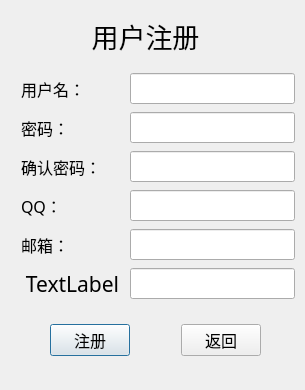
<?xml version="1.0" encoding="UTF-8"?>
<ui version="4.0">
 <class>registerdialog</class>
 <widget class="QDialog" name="registerdialog">
  <property name="geometry">
   <rect>
    <x>0</x>
    <y>0</y>
    <width>305</width>
    <height>390</height>
   </rect>
  </property>
  <property name="minimumSize">
   <size>
    <width>305</width>
    <height>390</height>
   </size>
  </property>
  <property name="maximumSize">
   <size>
    <width>305</width>
    <height>390</height>
   </size>
  </property>
  <property name="font">
   <font>
    <family>微软雅黑</family>
    <pointsize>12</pointsize>
   </font>
  </property>
  <property name="windowTitle">
   <string>Dialog</string>
  </property>
  <widget class="QWidget" name="layoutWidget">
   <property name="geometry">
    <rect>
     <x>50</x>
     <y>320</y>
     <width>211</width>
     <height>41</height>
    </rect>
   </property>
   <layout class="QHBoxLayout" name="horizontalLayout_11">
    <item>
     <widget class="QPushButton" name="registerbtn">
      <property name="text">
       <string>注册</string>
      </property>
      <property name="icon">
       <iconset resource="eves.qrc">
        <normaloff>:/images/Enter.png</normaloff>:/images/Enter.png</iconset>
      </property>
     </widget>
    </item>
    <item>
     <spacer name="horizontalSpacer">
      <property name="orientation">
       <enum>Qt::Horizontal</enum>
      </property>
      <property name="sizeHint" stdset="0">
       <size>
        <width>40</width>
        <height>20</height>
       </size>
      </property>
     </spacer>
    </item>
    <item>
     <widget class="QPushButton" name="returnbtn">
      <property name="text">
       <string>返回</string>
      </property>
      <property name="icon">
       <iconset resource="eves.qrc">
        <normaloff>:/images/exit.png</normaloff>:/images/exit.png</iconset>
      </property>
     </widget>
    </item>
   </layout>
  </widget>
  <widget class="QWidget" name="layoutWidget_2">
   <property name="geometry">
    <rect>
     <x>21</x>
     <y>71</y>
     <width>274</width>
     <height>231</height>
    </rect>
   </property>
   <layout class="QVBoxLayout" name="verticalLayout">
    <item>
     <layout class="QHBoxLayout" name="horizontalLayout_7">
      <item>
       <widget class="QLabel" name="label_6">
        <property name="text">
         <string>用户名：</string>
        </property>
       </widget>
      </item>
      <item>
       <widget class="QLineEdit" name="userline">
        <property name="sizePolicy">
         <sizepolicy hsizetype="Maximum" vsizetype="Fixed">
          <horstretch>0</horstretch>
          <verstretch>0</verstretch>
         </sizepolicy>
        </property>
        <property name="minimumSize">
         <size>
          <width>165</width>
          <height>0</height>
         </size>
        </property>
        <property name="maximumSize">
         <size>
          <width>165</width>
          <height>16777215</height>
         </size>
        </property>
       </widget>
      </item>
     </layout>
    </item>
    <item>
     <layout class="QHBoxLayout" name="horizontalLayout_8">
      <item>
       <widget class="QLabel" name="label_7">
        <property name="text">
         <string>密码：</string>
        </property>
       </widget>
      </item>
      <item>
       <widget class="QLineEdit" name="passwordline">
        <property name="sizePolicy">
         <sizepolicy hsizetype="Maximum" vsizetype="Fixed">
          <horstretch>0</horstretch>
          <verstretch>0</verstretch>
         </sizepolicy>
        </property>
        <property name="minimumSize">
         <size>
          <width>165</width>
          <height>0</height>
         </size>
        </property>
        <property name="maximumSize">
         <size>
          <width>165</width>
          <height>16777215</height>
         </size>
        </property>
        <property name="echoMode">
         <enum>QLineEdit::Normal</enum>
        </property>
       </widget>
      </item>
     </layout>
    </item>
    <item>
     <layout class="QHBoxLayout" name="horizontalLayout_9">
      <item>
       <widget class="QLabel" name="label_8">
        <property name="text">
         <string>确认密码：</string>
        </property>
       </widget>
      </item>
      <item>
       <widget class="QLineEdit" name="passwordline1">
        <property name="sizePolicy">
         <sizepolicy hsizetype="Maximum" vsizetype="Fixed">
          <horstretch>0</horstretch>
          <verstretch>0</verstretch>
         </sizepolicy>
        </property>
        <property name="minimumSize">
         <size>
          <width>165</width>
          <height>0</height>
         </size>
        </property>
        <property name="maximumSize">
         <size>
          <width>165</width>
          <height>16777215</height>
         </size>
        </property>
        <property name="echoMode">
         <enum>QLineEdit::Normal</enum>
        </property>
       </widget>
      </item>
     </layout>
    </item>
    <item>
     <layout class="QHBoxLayout" name="horizontalLayout_12">
      <item>
       <widget class="QLabel" name="label_10">
        <property name="text">
         <string>QQ：</string>
        </property>
       </widget>
      </item>
      <item>
       <widget class="QLineEdit" name="lineEdit_qq">
        <property name="sizePolicy">
         <sizepolicy hsizetype="Maximum" vsizetype="Fixed">
          <horstretch>0</horstretch>
          <verstretch>0</verstretch>
         </sizepolicy>
        </property>
        <property name="minimumSize">
         <size>
          <width>165</width>
          <height>0</height>
         </size>
        </property>
        <property name="maximumSize">
         <size>
          <width>165</width>
          <height>16777215</height>
         </size>
        </property>
        <property name="cursorPosition">
         <number>0</number>
        </property>
       </widget>
      </item>
     </layout>
    </item>
    <item>
     <layout class="QHBoxLayout" name="horizontalLayout_13">
      <item>
       <widget class="QLabel" name="label_11">
        <property name="text">
         <string>邮箱：</string>
        </property>
       </widget>
      </item>
      <item>
       <widget class="QLineEdit" name="lineEdit_maill">
        <property name="sizePolicy">
         <sizepolicy hsizetype="Maximum" vsizetype="Fixed">
          <horstretch>0</horstretch>
          <verstretch>0</verstretch>
         </sizepolicy>
        </property>
        <property name="minimumSize">
         <size>
          <width>165</width>
          <height>0</height>
         </size>
        </property>
        <property name="maximumSize">
         <size>
          <width>165</width>
          <height>16777215</height>
         </size>
        </property>
       </widget>
      </item>
     </layout>
    </item>
    <item>
     <layout class="QHBoxLayout" name="horizontalLayout_10">
      <item>
       <widget class="QLabel" name="yanzhenglabel">
        <property name="font">
         <font>
          <pointsize>16</pointsize>
         </font>
        </property>
        <property name="text">
         <string>TextLabel</string>
        </property>
        <property name="alignment">
         <set>Qt::AlignCenter</set>
        </property>
       </widget>
      </item>
      <item>
       <widget class="QLineEdit" name="yanzhengline">
        <property name="sizePolicy">
         <sizepolicy hsizetype="Maximum" vsizetype="Fixed">
          <horstretch>0</horstretch>
          <verstretch>0</verstretch>
         </sizepolicy>
        </property>
        <property name="minimumSize">
         <size>
          <width>165</width>
          <height>0</height>
         </size>
        </property>
        <property name="maximumSize">
         <size>
          <width>165</width>
          <height>16777215</height>
         </size>
        </property>
       </widget>
      </item>
     </layout>
    </item>
   </layout>
  </widget>
  <widget class="QLabel" name="label_4">
   <property name="geometry">
    <rect>
     <x>70</x>
     <y>10</y>
     <width>151</width>
     <height>51</height>
    </rect>
   </property>
   <property name="font">
    <font>
     <family>微软雅黑</family>
     <pointsize>20</pointsize>
    </font>
   </property>
   <property name="text">
    <string>用户注册</string>
   </property>
   <property name="alignment">
    <set>Qt::AlignCenter</set>
   </property>
  </widget>
 </widget>
 <resources>
  <include location="eves.qrc"/>
 </resources>
 <connections/>
</ui>
